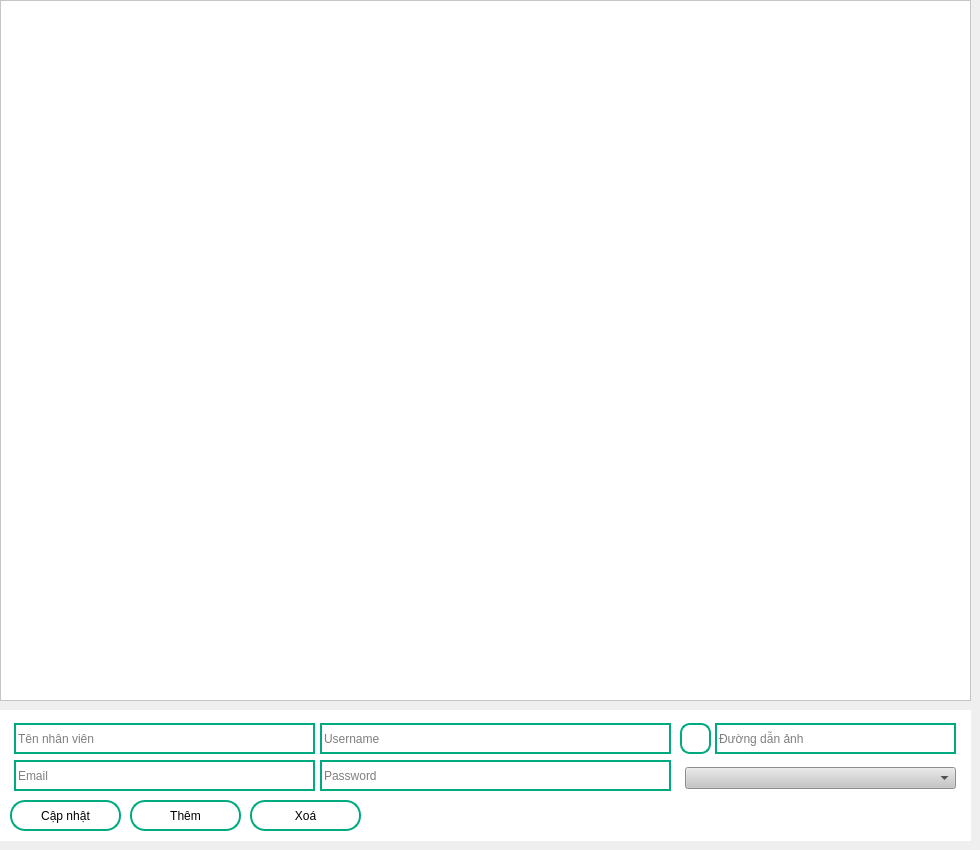
        <widget class="QWidget" name="page_2">
         <widget class="QTableWidget" name="Table_nv">
          <property name="geometry">
           <rect>
            <x>0</x>
            <y>0</y>
            <width>971</width>
            <height>701</height>
           </rect>
          </property>
          <property name="styleSheet">
           <string notr="true">background-color: rgb(255, 255, 255);</string>
          </property>
         </widget>
         <widget class="QFrame" name="frame_3">
          <property name="geometry">
           <rect>
            <x>0</x>
            <y>710</y>
            <width>971</width>
            <height>131</height>
           </rect>
          </property>
          <property name="styleSheet">
           <string notr="true">background-color: rgb(255, 255, 255);</string>
          </property>
          <property name="frameShape">
           <enum>QFrame::NoFrame</enum>
          </property>
          <widget class="QPushButton" name="Btn_Add_Nv">
           <property name="geometry">
            <rect>
             <x>130</x>
             <y>90</y>
             <width>111</width>
             <height>31</height>
            </rect>
           </property>
           <property name="styleSheet">
            <string notr="true">QPushButton{
	border: 2px solid rgb(0, 170, 127);
	border-radius: 15px;
}

QPushButton:hover{
	color: rgb(255, 255, 255);
	background-color: rgb(0, 170, 127);
}</string>
           </property>
           <property name="text">
            <string>Thêm</string>
           </property>
          </widget>
          <widget class="QPushButton" name="Btn_Del_Nv">
           <property name="geometry">
            <rect>
             <x>250</x>
             <y>90</y>
             <width>111</width>
             <height>31</height>
            </rect>
           </property>
           <property name="styleSheet">
            <string notr="true">QPushButton{
	border: 2px solid rgb(0, 170, 127);
	border-radius: 15px;
}

QPushButton:hover{
	color: rgb(255, 255, 255);
	background-color: rgb(0, 170, 127);
}</string>
           </property>
           <property name="text">
            <string>Xoá</string>
           </property>
          </widget>
          <widget class="QPushButton" name="Btn_Update_Nv">
           <property name="geometry">
            <rect>
             <x>10</x>
             <y>90</y>
             <width>111</width>
             <height>31</height>
            </rect>
           </property>
           <property name="styleSheet">
            <string notr="true">QPushButton{
	border: 2px solid rgb(0, 170, 127);
	border-radius: 15px;
}

QPushButton:hover{
	color: rgb(255, 255, 255);
	background-color: rgb(0, 170, 127);
}</string>
           </property>
           <property name="text">
            <string>Cập nhật</string>
           </property>
          </widget>
          <widget class="QLineEdit" name="lineEdit_NvName">
           <property name="geometry">
            <rect>
             <x>14</x>
             <y>13</y>
             <width>301</width>
             <height>31</height>
            </rect>
           </property>
           <property name="styleSheet">
            <string notr="true">border:2px solid rgb(0, 170, 127);</string>
           </property>
           <property name="placeholderText">
            <string>Tên nhân viên</string>
           </property>
          </widget>
          <widget class="QLineEdit" name="lineEdit_ImagePath_2">
           <property name="geometry">
            <rect>
             <x>715</x>
             <y>13</y>
             <width>241</width>
             <height>31</height>
            </rect>
           </property>
           <property name="styleSheet">
            <string notr="true">border:2px solid rgb(0, 170, 127);</string>
           </property>
           <property name="placeholderText">
            <string>Đường dẫn ảnh</string>
           </property>
          </widget>
          <widget class="QPushButton" name="Btn_SelectImage_Nv">
           <property name="geometry">
            <rect>
             <x>680</x>
             <y>13</y>
             <width>31</width>
             <height>31</height>
            </rect>
           </property>
           <property name="styleSheet">
            <string notr="true">QPushButton{
	border:2px solid rgb(0, 170, 127);
	border-radius: 10px;
	image: url(:/icon/resources/icon-pack/images-outline.png);
}

QPushButton:hover{
	color: rgb(255, 255, 255);
	background-color: rgb(0, 170, 127);
	image: url(:/icon/resources/icon-pack/images-outline.png);
}</string>
           </property>
           <property name="text">
            <string/>
           </property>
          </widget>
          <widget class="QComboBox" name="Status_Nv">
           <property name="geometry">
            <rect>
             <x>685</x>
             <y>57</y>
             <width>271</width>
             <height>22</height>
            </rect>
           </property>
           <property name="styleSheet">
            <string notr="true">background-color: rgb(197, 197, 197);</string>
           </property>
           <property name="placeholderText">
            <string>Chức vụ</string>
           </property>
           <item>
            <property name="text">
             <string>Admin</string>
            </property>
           </item>
           <item>
            <property name="text">
             <string>Nhân viên</string>
            </property>
           </item>
          </widget>
          <widget class="QLineEdit" name="lineEdit_NvUsername">
           <property name="geometry">
            <rect>
             <x>320</x>
             <y>13</y>
             <width>351</width>
             <height>31</height>
            </rect>
           </property>
           <property name="styleSheet">
            <string notr="true">border:2px solid rgb(0, 170, 127);</string>
           </property>
           <property name="placeholderText">
            <string>Username</string>
           </property>
          </widget>
          <widget class="QLineEdit" name="lineEdit_NvEmail">
           <property name="geometry">
            <rect>
             <x>14</x>
             <y>50</y>
             <width>301</width>
             <height>31</height>
            </rect>
           </property>
           <property name="styleSheet">
            <string notr="true">border:2px solid rgb(0, 170, 127);</string>
           </property>
           <property name="placeholderText">
            <string>Email</string>
           </property>
          </widget>
          <widget class="QLineEdit" name="lineEdit_NvPass">
           <property name="geometry">
            <rect>
             <x>320</x>
             <y>50</y>
             <width>351</width>
             <height>31</height>
            </rect>
           </property>
           <property name="styleSheet">
            <string notr="true">border:2px solid rgb(0, 170, 127);</string>
           </property>
           <property name="placeholderText">
            <string>Password</string>
           </property>
          </widget>
         </widget>
        </widget>
